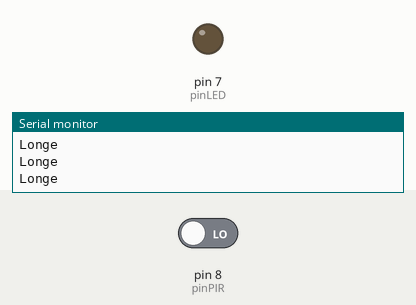
This sketch was run on a simulated Arduino Uno, built with avr-gcc and run on an emulated ATmega328P. Parts: output pins drawn as LEDs (lit = HIGH), the last lines printed to the serial monitor. Inputs (shaded band) come from the test bench; at power-on: pin 8 (pinPIR) LOW.

Above: at 1.2 s.
1.3 s: pin 8 (pinPIR) driven HIGH
At 1.7 s:
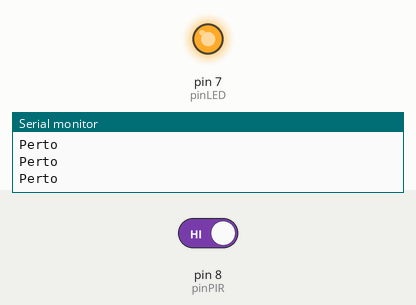
2.8 s: pin 8 (pinPIR) driven LOW
At 4.0 s:
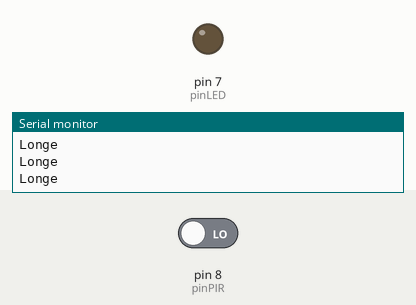
Timing chart, 0 to 5.8 s (numbered marks = the images above; inputs shaded):
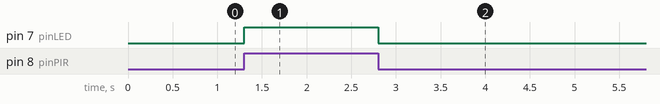

Measured:
- after the input at 1.3 s, pin 7 (pinLED): LOW → HIGH at once
- after the input at 2.8 s, pin 7 (pinLED): HIGH → LOW at once

The sketch:

SensorPIR.ino
```cpp
#define pinLED 7
#define pinPIR 8

void setup()
{
  Serial.begin(9600);
  pinMode(pinLED, OUTPUT);
  pinMode(pinPIR, INPUT);
}

void loop()
{
  if (digitalRead(pinPIR) == HIGH)
    {
    digitalWrite(pinLED, HIGH);
    Serial.println("Perto");
    }
  else
    {
    digitalWrite(pinLED, LOW);
    Serial.println("Longe");
    }
}
```
